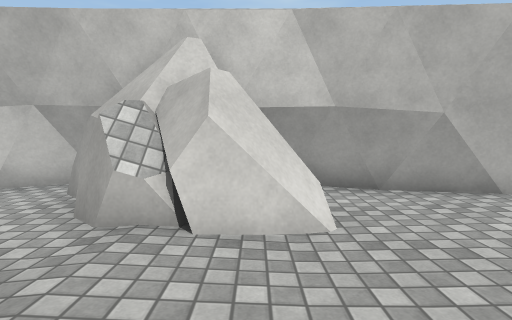
view 1 (above)

12 first-person views from a walk through a scene from a Unity 3-D project. The camera is 1.2 m above the floor, tilts 6° down and sees 80° across. The floor is counted in squares, 1 m on a side. Each view is taken from the middle of a square. On the plan, view 1 faces up. The plan holds only what a view shows up to about 13 squares ahead; the rest is blank. The place goes on beyond the plan. Surface patterns are stand-ins for the level's own textures.

view 2
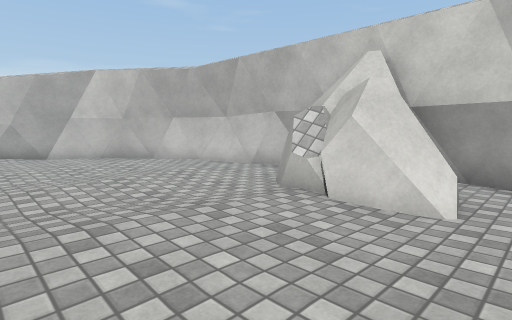

view 3
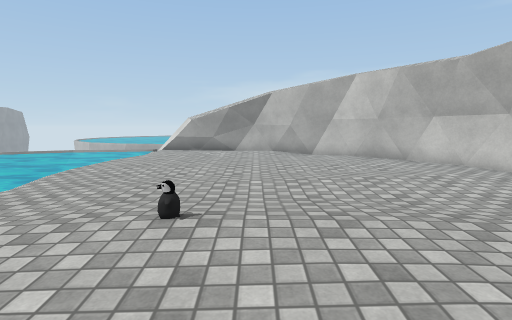

view 4
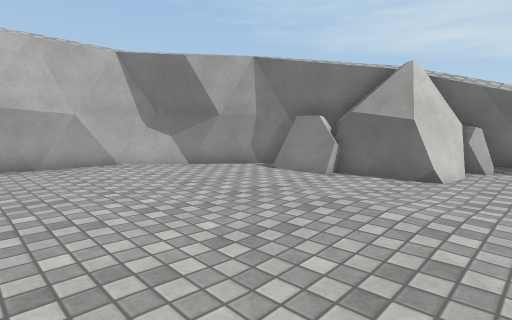

view 5
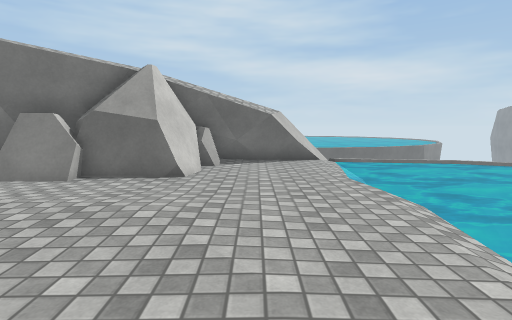

view 6
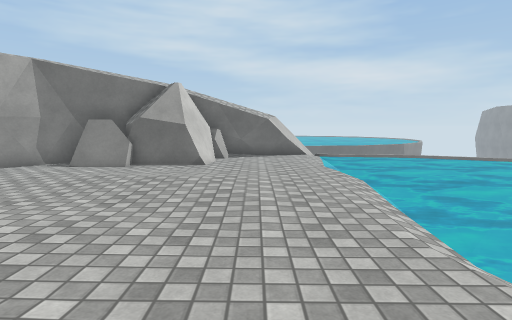

view 7
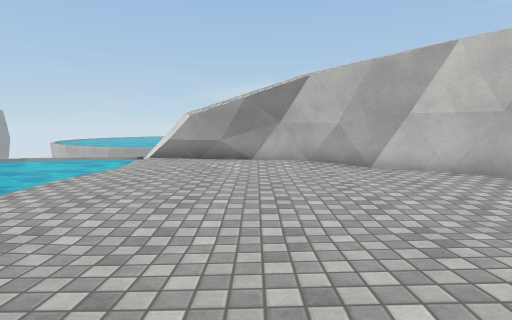

view 8
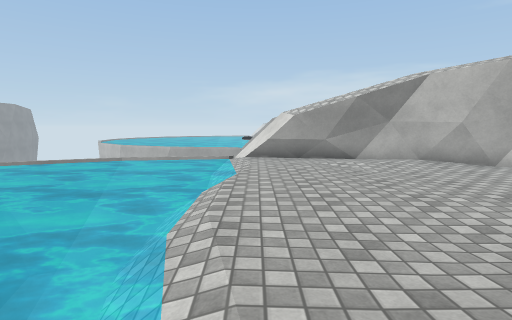

view 9
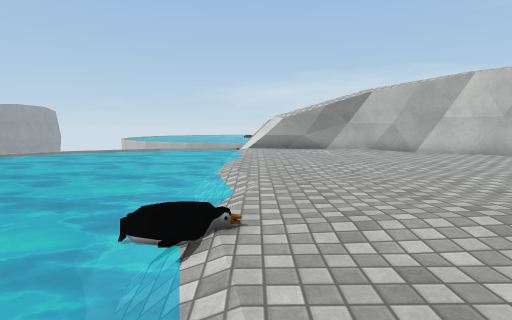

view 10
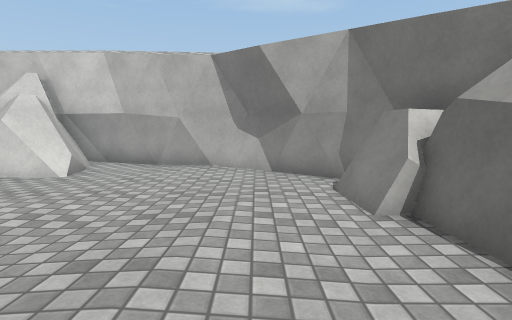

view 11
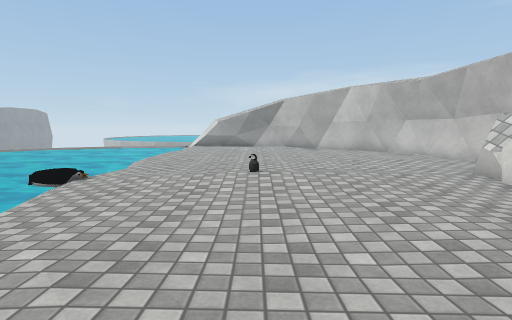

view 12
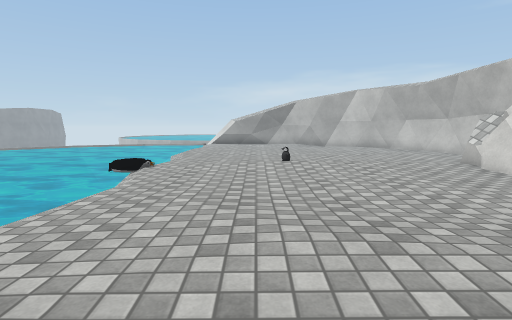

### Floor plan
Key: @ floor where view 1 was taken; # wall or solid block; . main floor; - floor 0.25 m lower than the main floor; / step, stairs or slope; ~ water the walk can cross; ≈ water the walk keeps out of; R rock; O other object.
Columns run from 16 left of view 1 to 13 right of it. Each row starts with its distance up from view 1.
  7          #### RR###
  6        ###...R  R######
  5       ##.....RRRRR....##
  4      ##.-.....RRRR.....##
  3     ##..--..............##
  2    ##...--..............R##
  1   ##--...-..............RR#
  0   #.---.--......@.......RRR
 -1  ##.-------..............RR
 -2  ##.----.--..............RRR#
 -3  #..--...--................##
 -4  #.......---................#
 -5 ##.......---................##
 -6 #........-.......--..........#
 -7 /~~~~~-///~~≈~O≈≈≈≈≈~~~~~~~~-/
 -8 ≈≈≈≈≈≈≈≈≈≈≈≈≈≈≈≈≈≈≈≈≈≈≈≈≈≈≈≈≈≈

Where each view was taken, in squares from view 1:
view 1: 0 up, 0 right, facing up
view 2: 1 down, 2 right, facing up-left
view 3: 1 down, 2 right, facing left
view 4: 4 down, 1 right, facing up-right
view 5: 4 down, 1 right, facing right
view 6: 4 down, 2 left, facing right
view 7: 2 down, 3 left, facing left
view 8: 6 down, 3 left, facing left
view 9: 6 down, 2 right, facing left
view 10: 4 down, 6 right, facing up
view 11: 2 down, 6 right, facing left
view 12: 3 down, 8 right, facing left
